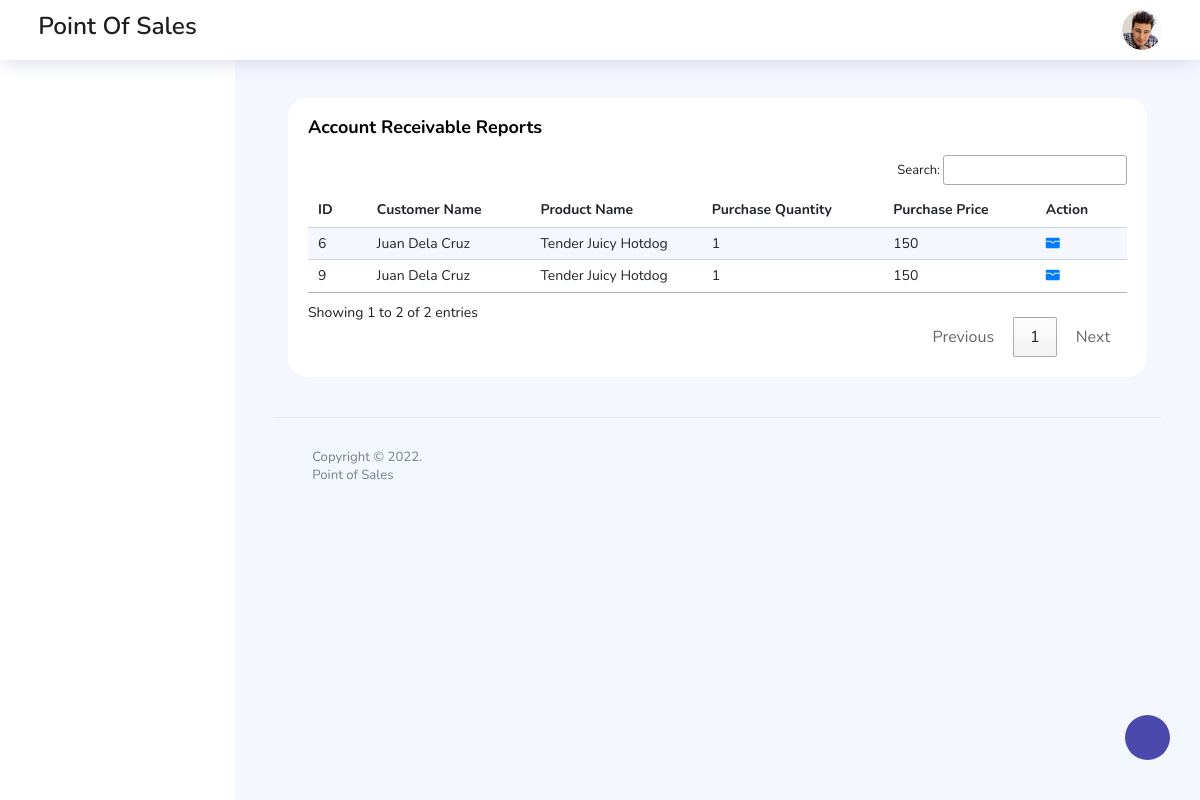
Screenshot of /index.php/client/arrlist with the database file from the repository.
### tables this page shows
CREATE TABLE `purchases` (
  `id` tinyint(4) NOT NULL,
  `product_id` tinyint(4) NOT NULL,
  `purchase_quantity` int(11) NOT NULL,
  `payment_method_id` tinyint(4) NOT NULL,
  `payment_status_id` tinyint(4) NOT NULL,
  `customer_id` tinyint(4) NOT NULL,
  `purchase_price` int(11) NOT NULL,
  `is_deleted` tinyint(4) NOT NULL DEFAULT 0,
  `created_at` timestamp NOT NULL DEFAULT current_timestamp() ON UPDATE current_timestamp()
);

CREATE TABLE `customers` (
  `id` tinyint(4) NOT NULL,
  `customer_name` varchar(50) NOT NULL,
  `contact_number` varchar(20) NOT NULL,
  `address` varchar(50) NOT NULL,
  `is_deleted` tinyint(4) NOT NULL,
  `created_at` timestamp NOT NULL DEFAULT current_timestamp() ON UPDATE current_timestamp()
);

CREATE TABLE `products` (
  `id` smallint(6) NOT NULL,
  `product_name` varchar(100) NOT NULL,
  `supplier_id` smallint(6) NOT NULL,
  `product_price` int(22) NOT NULL,
  `expiry_date` date NOT NULL,
  `qty` varchar(10) NOT NULL,
  `image` varchar(100) NOT NULL,
  `is_deleted` tinyint(4) NOT NULL DEFAULT 0,
  `created_at` timestamp NOT NULL DEFAULT current_timestamp() ON UPDATE current_timestamp()
);

### application/controllers/Client.php (called while the page is built, shortened)
<?php
class Client extends CI_Controller
{
	function __construct()
	{
		$this->load->helper('html');
		$this->load->helper('url');
		$this->load->helper('text');
		$this->load->helper('file');
		$this->load->library('session');
		$this->load->library('pagination');
		$this->load->library('form_validation');
		$this->load->model('authmodel');
		$this->load->model('dashboardmodel');
		$this->load->model('productmodel');
		$this->load->model('customermodel');
		$this->load->model('suppliermodel');
		$this->load->model('salesmodel');
		$this->load->model('buyproductmodel');
	}
	public function arrlist($offset = 0)
	{
		$config['base_url'] = site_url('index.php/client/arrlist/');
		$config['total_rows'] = $this->buyproductmodel->countallarr();
		$config['per_page'] = 10;
		$arr_reports = $this->buyproductmodel->allarr($offset, $config['per_page']);
		$data = array();
		$data['arr_reports'] = $arr_reports;
		$this->load->view('arrlist', $data);
	}
}

### index.php (called while the page is built, shortened)
<?php
require_once BASEPATH.'core/CodeIgniter.php';

### application/config/config.php (called while the page is built, shortened)
<?php
$config['base_url'] = 'http://localhost/pos/';
$config['index_page'] = 'index.php';
$config['uri_protocol']	= 'REQUEST_URI';
$config['url_suffix'] = '';
$config['language']	= 'english';
$config['charset'] = 'UTF-8';
$config['enable_hooks'] = FALSE;
$config['subclass_prefix'] = 'MY_';
$config['composer_autoload'] = FALSE;
$config['permitted_uri_chars'] = 'a-z 0-9~%.:_\-';
$config['enable_query_strings'] = FALSE;
$config['controller_trigger'] = 'c';
$config['function_trigger'] = 'm';
$config['directory_trigger'] = 'd';
$config['allow_get_array'] = TRUE;
$config['log_threshold'] = 0;
$config['log_path'] = '';
$config['log_file_extension'] = '';
$config['log_file_permissions'] = 0644;
$config['log_date_format'] = 'Y-m-d H:i:s';
$config['error_views_path'] = '';
$config['cache_path'] = '';
$config['cache_query_string'] = FALSE;
$config['encryption_key'] = '';
$config['sess_driver'] = 'files';
$config['sess_cookie_name'] = 'ci_session';
$config['sess_samesite'] = 'Lax';
$config['sess_expiration'] = 7200;
$config['sess_save_path'] = NULL;
$config['sess_match_ip'] = FALSE;
$config['sess_time_to_update'] = 300;
$config['sess_regenerate_destroy'] = FALSE;
$config['cookie_prefix']	= '';
$config['cookie_domain']	= '';
$config['cookie_path']		= '/';
$config['cookie_secure']	= FALSE;
$config['cookie_httponly'] 	= FALSE;
$config['cookie_samesite'] 	= 'Lax';
$config['standardize_newlines'] = FALSE;
$config['global_xss_filtering'] = FALSE;
$config['csrf_protection'] = FALSE;
$config['csrf_token_name'] = 'csrf_test_name';
$config['csrf_cookie_name'] = 'csrf_cookie_name';
$config['csrf_expire'] = 7200;
$config['csrf_regenerate'] = TRUE;
$config['csrf_exclude_uris'] = array();
$config['compress_output'] = FALSE;
$config['time_reference'] = 'local';
$config['rewrite_short_tags'] = FALSE;
$config['proxy_ips'] = '';

### application/models/Buyproductmodel.php (called while the page is built, shortened)
<?php
class Buyproductmodel extends CI_model
{
	function countallarr()
	{
		return $this->db->get('purchases')->num_rows();
	}
}

### application/views/arrlist.php (the view, shortened to what this page needs)
<?php include('part_top.php') ?>
<div class="col-lg-12 grid-margin stretch-card">
  <div class="card">
    <div class="card-body">
      <h4 class="card-title">Account Receivable Reports</h4>
      <div class="table-responsive">
        <table class="table table-striped" id="myTable">
          <thead>
            <tr>
              <th>ID</th>
              <th>Customer Name</th>
              <th>Product Name</th>
              <th>Purchase Quantity</th>
              <th>Purchase Price</th>
              <th>Action</th>
            </tr>
          </thead>
          <tbody id="myTable">
            <?php
            if (!empty($arr_reports)) {
              foreach ($arr_reports as $arr_report) : ?>
                <tr>
                  <td><?php echo $arr_report['purchase_id']; ?></td>
                  <td><?php echo $arr_report['customer_name']; ?></td>
                  <td><?php echo $arr_report['product_name']; ?></td>
                  <td><?php echo $arr_report['purchase_quantity']; ?></td>
                  <td><?php echo $arr_report['purchase_price']; ?></td>
                  <td>
									<?php
										if($arr_report['payment_status_id'] == '2') {?>
											<a href="<?php echo base_url().'index.php/client/updatepaymentstatus/'.$arr_report['purchase_id']?>" Onclick="return ConfirmApproved();"name="actionapproved"><i class="bi bi-wallet-fill"></i></a>
										<?php
										}?>
									</td>
                </tr>
              <?php
              endforeach;
            } else { ?>
              <tr class="text-center">
                <td colspan="10">No Records Found.</td>
              </tr>
            <?php
            } ?>
          </tbody>
        </table>
      </div>
    </div>
  </div>
</div>
<link href="https://cdn.datatables.net/1.12.1/css/jquery.dataTables.min.css" rel="stylesheet" />
<link href="https://cdn.datatables.net/buttons/2.2.3/css/buttons.dataTables.min.css" rel="stylesheet" />
<?php include 'part_bottom.php'; ?>

### rows the page displays
purchases: id "6", customer.customer_name "Juan Dela Cruz", product.product_name "Tender Juicy Hotdog", purchase_quantity "1", purchase_price "150"
purchases: id "9", customer.customer_name "Juan Dela Cruz", product.product_name "Tender Juicy Hotdog", purchase_quantity "1", purchase_price "150"
